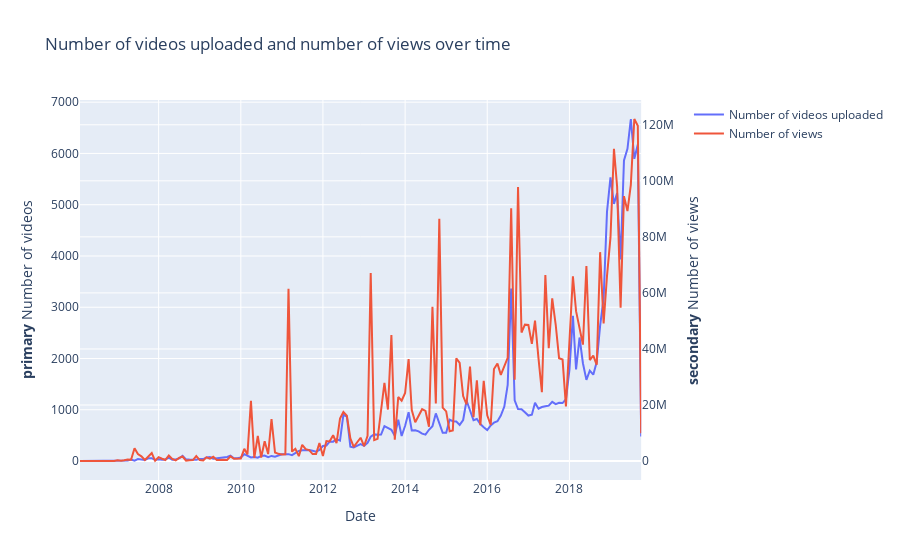

This figure's notebook cell:
### Code cell
path = '../datasets/sport/Olympics/'
file_names = get_file_names(path)
df_olympics = create_df(path,file_names)
plot(df_olympics)

### Figure 1 — Plotly figure (JSON) as saved in the notebook; plotly's stock layout.template omitted (floating-point values rounded to 4 significant figures; data arrays with more than 128 entries replaced by an {"elided": "..."} marker saying what was removed)
{"data": [{"name": "Number of videos uploaded", "type": "scatter", "x": {"elided": "160 str values"}, "xaxis": "x", "y": {"elided": "160 int values"}, "yaxis": "y"}, {"name": "Number of views", "type": "scatter", "x": {"elided": "160 str values"}, "xaxis": "x", "y": {"elided": "160 int values"}, "yaxis": "y2"}], "layout": {"title": {"text": "Number of videos uploaded and number of views over time"}, "xaxis": {"anchor": "y", "domain": [0, 0.94], "title": {"text": "Date"}}, "yaxis": {"anchor": "x", "domain": [0, 1], "title": {"text": "<b>primary</b> Number of videos"}}, "yaxis2": {"anchor": "x", "overlaying": "y", "side": "right", "title": {"text": "<b>secondary</b> Number of views"}}}}
